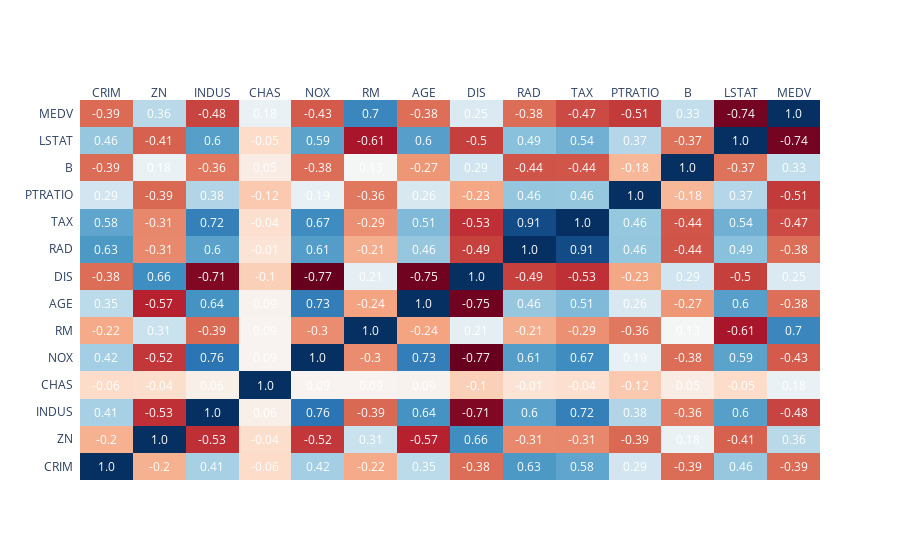

The notebook cell this image was saved under:
### Markdown cell above
### Correlation matrix

### Code cell
df_corr = data.corr()
xx = list(df_corr.columns)
yy = list(df_corr.index)
zz = np.array(df_corr)

fig = ff.create_annotated_heatmap(
    zz,
    x = xx,
    y = yy ,
    annotation_text = np.around(zz, decimals=2),
    hoverinfo='z',
    colorscale='RdBu'
)

fig.update_layout(
    height=500
)

### Figure 1 — Plotly figure (JSON) as saved in the notebook; plotly's stock layout.template omitted (floating-point values rounded to 4 significant figures; data arrays with more than 128 entries replaced by an {"elided": "..."} marker saying what was removed)
{"data": [{"colorscale": [[0, "rgb(103,0,31)"], [0.1, "rgb(178,24,43)"], [0.2, "rgb(214,96,77)"], [0.3, "rgb(244,165,130)"], [0.4, "rgb(253,219,199)"], [0.5, "rgb(247,247,247)"], [0.6, "rgb(209,229,240)"], [0.7, "rgb(146,197,222)"], [0.8, "rgb(67,147,195)"], [0.9, "rgb(33,102,172)"], [1, "rgb(5,48,97)"]], "hoverinfo": "z", "reversescale": false, "showscale": false, "type": "heatmap", "x": ["CRIM", "ZN", "INDUS", "CHAS", "NOX", "RM", "AGE", "DIS", "RAD", "TAX", "PTRATIO", "B", "LSTAT", "MEDV"], "y": ["CRIM", "ZN", "INDUS", "CHAS", "NOX", "RM", "AGE", "DIS", "RAD", "TAX", "PTRATIO", "B", "LSTAT", "MEDV"], "z": {"elided": "14x14 float values"}}], "layout": {"annotations": [{"font": {"color": "#FFFFFF"}, "showarrow": false, "text": "1.0", "x": "CRIM", "xref": "x", "y": "CRIM", "yref": "y"}, {"font": {"color": "#FFFFFF"}, "showarrow": false, "text": "-0.2", "x": "ZN", "xref": "x", "y": "CRIM", "yref": "y"}, {"font": {"color": "#FFFFFF"}, "showarrow": false, "text": "0.41", "x": "INDUS", "xref": "x", "y": "CRIM", "yref": "y"}, {"font": {"color": "#FFFFFF"}, "showarrow": false, "text": "-0.06", "x": "CHAS", "xref": "x", "y": "CRIM", "yref": "y"}, {"font": {"color": "#FFFFFF"}, "showarrow": false, "text": "0.42", "x": "NOX", "xref": "x", "y": "CRIM", "yref": "y"}, {"font": {"color": "#FFFFFF"}, "showarrow": false, "text": "-0.22", "x": "RM", "xref": "x", "y": "CRIM", "yref": "y"}, {"font": {"color": "#FFFFFF"}, "showarrow": false, "text": "0.35", "x": "AGE", "xref": "x", "y": "CRIM", "yref": "y"}, {"font": {"color": "#FFFFFF"}, "showarrow": false, "text": "-0.38", "x": "DIS", "xref": "x", "y": "CRIM", "yref": "y"}, {"font": {"color": "#FFFFFF"}, "showarrow": false, "text": "0.63", "x": "RAD", "xref": "x", "y": "CRIM", "yref": "y"}, {"font": {"color": "#FFFFFF"}, "showarrow": false, "text": "0.58", "x": "TAX", "xref": "x", "y": "CRIM", "yref": "y"}, {"font": {"color": "#FFFFFF"}, "showarrow": false, "text": "0.29", "x": "PTRATIO", "xref": "x", "y": "CRIM", "yref": "y"}, {"font": {"color": "#FFFFFF"}, "showarrow": false, "text": "-0.39", "x": "B", "xref": "x", "y": "CRIM", "yref": "y"}, {"font": {"color": "#FFFFFF"}, "showarrow": false, "text": "0.46", "x": "LSTAT", "xref": "x", "y": "CRIM", "yref": "y"}, {"font": {"color": "#FFFFFF"}, "showarrow": false, "text": "-0.39", "x": "MEDV", "xref": "x", "y": "CRIM", "yref": "y"}, {"font": {"color": "#FFFFFF"}, "showarrow": false, "text": "-0.2", "x": "CRIM", "xref": "x", "y": "ZN", "yref": "y"}, {"font": {"color": "#FFFFFF"}, "showarrow": false, "text": "1.0", "x": "ZN", "xref": "x", "y": "ZN", "yref": "y"}, {"font": {"color": "#FFFFFF"}, "showarrow": false, "text": "-0.53", "x": "INDUS", "xref": "x", "y": "ZN", "yref": "y"}, {"font": {"color": "#FFFFFF"}, "showarrow": false, "text": "-0.04", "x": "CHAS", "xref": "x", "y": "ZN", "yref": "y"}, {"font": {"color": "#FFFFFF"}, "showarrow": false, "text": "-0.52", "x": "NOX", "xref": "x", "y": "ZN", "yref": "y"}, {"font": {"color": "#FFFFFF"}, "showarrow": false, "text": "0.31", "x": "RM", "xref": "x", "y": "ZN", "yref": "y"}, {"font": {"color": "#FFFFFF"}, "showarrow": false, "text": "-0.57", "x": "AGE", "xref": "x", "y": "ZN", "yref": "y"}, {"font": {"color": "#FFFFFF"}, "showarrow": false, "text": "0.66", "x": "DIS", "xref": "x", "y": "ZN", "yref": "y"}, {"font": {"color": "#FFFFFF"}, "showarrow": false, "text": "-0.31", "x": "RAD", "xref": "x", "y": "ZN", "yref": "y"}, {"font": {"color": "#FFFFFF"}, "showarrow": false, "text": "-0.31", "x": "TAX", "xref": "x", "y": "ZN", "yref": "y"}, {"font": {"color": "#FFFFFF"}, "showarrow": false, "text": "-0.39", "x": "PTRATIO", "xref": "x", "y": "ZN", "yref": "y"}, {"font": {"color": "#FFFFFF"}, "showarrow": false, "text": "0.18", "x": "B", "xref": "x", "y": "ZN", "yref": "y"}, {"font": {"color": "#FFFFFF"}, "showarrow": false, "text": "-0.41", "x": "LSTAT", "xref": "x", "y": "ZN", "yref": "y"}, {"font": {"color": "#FFFFFF"}, "showarrow": false, "text": "0.36", "x": "MEDV", "xref": "x", "y": "ZN", "yref": "y"}, {"font": {"color": "#FFFFFF"}, "showarrow": false, "text": "0.41", "x": "CRIM", "xref": "x", "y": "INDUS", "yref": "y"}, {"font": {"color": "#FFFFFF"}, "showarrow": false, "text": "-0.53", "x": "ZN", "xref": "x", "y": "INDUS", "yref": "y"}, {"font": {"color": "#FFFFFF"}, "showarrow": false, "text": "1.0", "x": "INDUS", "xref": "x", "y": "INDUS", "yref": "y"}, {"font": {"color": "#FFFFFF"}, "showarrow": false, "text": "0.06", "x": "CHAS", "xref": "x", "y": "INDUS", "yref": "y"}, {"font": {"color": "#FFFFFF"}, "showarrow": false, "text": "0.76", "x": "NOX", "xref": "x", "y": "INDUS", "yref": "y"}, {"font": {"color": "#FFFFFF"}, "showarrow": false, "text": "-0.39", "x": "RM", "xref": "x", "y": "INDUS", "yref": "y"}, {"font": {"color": "#FFFFFF"}, "showarrow": false, "text": "0.64", "x": "AGE", "xref": "x", "y": "INDUS", "yref": "y"}, {"font": {"color": "#FFFFFF"}, "showarrow": false, "text": "-0.71", "x": "DIS", "xref": "x", "y": "INDUS", "yref": "y"}, {"font": {"color": "#FFFFFF"}, "showarrow": false, "text": "0.6", "x": "RAD", "xref": "x", "y": "INDUS", "yref": "y"}, {"font": {"color": "#FFFFFF"}, "showarrow": false, "text": "0.72", "x": "TAX", "xref": "x", "y": "INDUS", "yref": "y"}, {"font": {"color": "#FFFFFF"}, "showarrow": false, "text": "0.38", "x": "PTRATIO", "xref": "x", "y": "INDUS", "yref": "y"}, {"font": {"color": "#FFFFFF"}, "showarrow": false, "text": "-0.36", "x": "B", "xref": "x", "y": "INDUS", "yref": "y"}, {"font": {"color": "#FFFFFF"}, "showarrow": false, "text": "0.6", "x": "LSTAT", "xref": "x", "y": "INDUS", "yref": "y"}, {"font": {"color": "#FFFFFF"}, "showarrow": false, "text": "-0.48", "x": "MEDV", "xref": "x", "y": "INDUS", "yref": "y"}, {"font": {"color": "#FFFFFF"}, "showarrow": false, "text": "-0.06", "x": "CRIM", "xref": "x", "y": "CHAS", "yref": "y"}, {"font": {"color": "#FFFFFF"}, "showarrow": false, "text": "-0.04", "x": "ZN", "xref": "x", "y": "CHAS", "yref": "y"}, {"font": {"color": "#FFFFFF"}, "showarrow": false, "text": "0.06", "x": "INDUS", "xref": "x", "y": "CHAS", "yref": "y"}, {"font": {"color": "#FFFFFF"}, "showarrow": false, "text": "1.0", "x": "CHAS", "xref": "x", "y": "CHAS", "yref": "y"}, {"font": {"color": "#FFFFFF"}, "showarrow": false, "text": "0.09", "x": "NOX", "xref": "x", "y": "CHAS", "yref": "y"}, {"font": {"color": "#FFFFFF"}, "showarrow": false, "text": "0.09", "x": "RM", "xref": "x", "y": "CHAS", "yref": "y"}, {"font": {"color": "#FFFFFF"}, "showarrow": false, "text": "0.09", "x": "AGE", "xref": "x", "y": "CHAS", "yref": "y"}, {"font": {"color": "#FFFFFF"}, "showarrow": false, "text": "-0.1", "x": "DIS", "xref": "x", "y": "CHAS", "yref": "y"}, {"font": {"color": "#FFFFFF"}, "showarrow": false, "text": "-0.01", "x": "RAD", "xref": "x", "y": "CHAS", "yref": "y"}, {"font": {"color": "#FFFFFF"}, "showarrow": false, "text": "-0.04", "x": "TAX", "xref": "x", "y": "CHAS", "yref": "y"}, {"font": {"color": "#FFFFFF"}, "showarrow": false, "text": "-0.12", "x": "PTRATIO", "xref": "x", "y": "CHAS", "yref": "y"}, {"font": {"color": "#FFFFFF"}, "showarrow": false, "text": "0.05", "x": "B", "xref": "x", "y": "CHAS", "yref": "y"}, {"font": {"color": "#FFFFFF"}, "showarrow": false, "text": "-0.05", "x": "LSTAT", "xref": "x", "y": "CHAS", "yref": "y"}, {"font": {"color": "#FFFFFF"}, "showarrow": false, "text": "0.18", "x": "MEDV", "xref": "x", "y": "CHAS", "yref": "y"}, {"font": {"color": "#FFFFFF"}, "showarrow": false, "text": "0.42", "x": "CRIM", "xref": "x", "y": "NOX", "yref": "y"}, {"font": {"color": "#FFFFFF"}, "showarrow": false, "text": "-0.52", "x": "ZN", "xref": "x", "y": "NOX", "yref": "y"}, {"font": {"color": "#FFFFFF"}, "showarrow": false, "text": "0.76", "x": "INDUS", "xref": "x", "y": "NOX", "yref": "y"}, {"font": {"color": "#FFFFFF"}, "showarrow": false, "text": "0.09", "x": "CHAS", "xref": "x", "y": "NOX", "yref": "y"}, {"font": {"color": "#FFFFFF"}, "showarrow": false, "text": "1.0", "x": "NOX", "xref": "x", "y": "NOX", "yref": "y"}, {"font": {"color": "#FFFFFF"}, "showarrow": false, "text": "-0.3", "x": "RM", "xref": "x", "y": "NOX", "yref": "y"}, {"font": {"color": "#FFFFFF"}, "showarrow": false, "text": "0.73", "x": "AGE", "xref": "x", "y": "NOX", "yref": "y"}, {"font": {"color": "#FFFFFF"}, "showarrow": false, "text": "-0.77", "x": "DIS", "xref": "x", "y": "NOX", "yref": "y"}, {"font": {"color": "#FFFFFF"}, "showarrow": false, "text": "0.61", "x": "RAD", "xref": "x", "y": "NOX", "yref": "y"}, {"font": {"color": "#FFFFFF"}, "showarrow": false, "text": "0.67", "x": "TAX", "xref": "x", "y": "NOX", "yref": "y"}, {"font": {"color": "#FFFFFF"}, "showarrow": false, "text": "0.19", "x": "PTRATIO", "xref": "x", "y": "NOX", "yref": "y"}, {"font": {"color": "#FFFFFF"}, "showarrow": false, "text": "-0.38", "x": "B", "xref": "x", "y": "NOX", "yref": "y"}, {"font": {"color": "#FFFFFF"}, "showarrow": false, "text": "0.59", "x": "LSTAT", "xref": "x", "y": "NOX", "yref": "y"}, {"font": {"color": "#FFFFFF"}, "showarrow": false, "text": "-0.43", "x": "MEDV", "xref": "x", "y": "NOX", "yref": "y"}, {"font": {"color": "#FFFFFF"}, "showarrow": false, "text": "-0.22", "x": "CRIM", "xref": "x", "y": "RM", "yref": "y"}, {"font": {"color": "#FFFFFF"}, "showarrow": false, "text": "0.31", "x": "ZN", "xref": "x", "y": "RM", "yref": "y"}, {"font": {"color": "#FFFFFF"}, "showarrow": false, "text": "-0.39", "x": "INDUS", "xref": "x", "y": "RM", "yref": "y"}, {"font": {"color": "#FFFFFF"}, "showarrow": false, "text": "0.09", "x": "CHAS", "xref": "x", "y": "RM", "yref": "y"}, {"font": {"color": "#FFFFFF"}, "showarrow": false, "text": "-0.3", "x": "NOX", "xref": "x", "y": "RM", "yref": "y"}, {"font": {"color": "#FFFFFF"}, "showarrow": false, "text": "1.0", "x": "RM", "xref": "x", "y": "RM", "yref": "y"}, {"font": {"color": "#FFFFFF"}, "showarrow": false, "text": "-0.24", "x": "AGE", "xref": "x", "y": "RM", "yref": "y"}, {"font": {"color": "#FFFFFF"}, "showarrow": false, "text": "0.21", "x": "DIS", "xref": "x", "y": "RM", "yref": "y"}, {"font": {"color": "#FFFFFF"}, "showarrow": false, "text": "-0.21", "x": "RAD", "xref": "x", "y": "RM", "yref": "y"}, {"font": {"color": "#FFFFFF"}, "showarrow": false, "text": "-0.29", "x": "TAX", "xref": "x", "y": "RM", "yref": "y"}, {"font": {"color": "#FFFFFF"}, "showarrow": false, "text": "-0.36", "x": "PTRATIO", "xref": "x", "y": "RM", "yref": "y"}, {"font": {"color": "#FFFFFF"}, "showarrow": false, "text": "0.13", "x": "B", "xref": "x", "y": "RM", "yref": "y"}, {"font": {"color": "#FFFFFF"}, "showarrow": false, "text": "-0.61", "x": "LSTAT", "xref": "x", "y": "RM", "yref": "y"}, {"font": {"color": "#FFFFFF"}, "showarrow": false, "text": "0.7", "x": "MEDV", "xref": "x", "y": "RM", "yref": "y"}, {"font": {"color": "#FFFFFF"}, "showarrow": false, "text": "0.35", "x": "CRIM", "xref": "x", "y": "AGE", "yref": "y"}, {"font": {"color": "#FFFFFF"}, "showarrow": false, "text": "-0.57", "x": "ZN", "xref": "x", "y": "AGE", "yref": "y"}, {"font": {"color": "#FFFFFF"}, "showarrow": false, "text": "0.64", "x": "INDUS", "xref": "x", "y": "AGE", "yref": "y"}, {"font": {"color": "#FFFFFF"}, "showarrow": false, "text": "0.09", "x": "CHAS", "xref": "x", "y": "AGE", "yref": "y"}, {"font": {"color": "#FFFFFF"}, "showarrow": false, "text": "0.73", "x": "NOX", "xref": "x", "y": "AGE", "yref": "y"}, {"font": {"color": "#FFFFFF"}, "showarrow": false, "text": "-0.24", "x": "RM", "xref": "x", "y": "AGE", "yref": "y"}, {"font": {"color": "#FFFFFF"}, "showarrow": false, "text": "1.0", "x": "AGE", "xref": "x", "y": "AGE", "yref": "y"}, {"font": {"color": "#FFFFFF"}, "showarrow": false, "text": "-0.75", "x": "DIS", "xref": "x", "y": "AGE", "yref": "y"}, {"font": {"color": "#FFFFFF"}, "showarrow": false, "text": "0.46", "x": "RAD", "xref": "x", "y": "AGE", "yref": "y"}, {"font": {"color": "#FFFFFF"}, "showarrow": false, "text": "0.51", "x": "TAX", "xref": "x", "y": "AGE", "yref": "y"}, {"font": {"color": "#FFFFFF"}, "showarrow": false, "text": "0.26", "x": "PTRATIO", "xref": "x", "y": "AGE", "yref": "y"}, {"font": {"color": "#FFFFFF"}, "showarrow": false, "text": "-0.27", "x": "B", "xref": "x", "y": "AGE", "yref": "y"}, {"font": {"color": "#FFFFFF"}, "showarrow": false, "text": "0.6", "x": "LSTAT", "xref": "x", "y": "AGE", "yref": "y"}, {"font": {"color": "#FFFFFF"}, "showarrow": false, "text": "-0.38", "x": "MEDV", "xref": "x", "y": "AGE", "yref": "y"}, {"font": {"color": "#FFFFFF"}, "showarrow": false, "text": "-0.38", "x": "CRIM", "xref": "x", "y": "DIS", "yref": "y"}, {"font": {"color": "#FFFFFF"}, "showarrow": false, "text": "0.66", "x": "ZN", "xref": "x", "y": "DIS", "yref": "y"}, {"font": {"color": "#FFFFFF"}, "showarrow": false, "text": "-0.71", "x": "INDUS", "xref": "x", "y": "DIS", "yref": "y"}, {"font": {"color": "#FFFFFF"}, "showarrow": false, "text": "-0.1", "x": "CHAS", "xref": "x", "y": "DIS", "yref": "y"}, {"font": {"color": "#FFFFFF"}, "showarrow": false, "text": "-0.77", "x": "NOX", "xref": "x", "y": "DIS", "yref": "y"}, {"font": {"color": "#FFFFFF"}, "showarrow": false, "text": "0.21", "x": "RM", "xref": "x", "y": "DIS", "yref": "y"}, {"font": {"color": "#FFFFFF"}, "showarrow": false, "text": "-0.75", "x": "AGE", "xref": "x", "y": "DIS", "yref": "y"}, {"font": {"color": "#FFFFFF"}, "showarrow": false, "text": "1.0", "x": "DIS", "xref": "x", "y": "DIS", "yref": "y"}, {"font": {"color": "#FFFFFF"}, "showarrow": false, "text": "-0.49", "x": "RAD", "xref": "x", "y": "DIS", "yref": "y"}, {"font": {"color": "#FFFFFF"}, "showarrow": false, "text": "-0.53", "x": "TAX", "xref": "x", "y": "DIS", "yref": "y"}, {"font": {"color": "#FFFFFF"}, "showarrow": false, "text": "-0.23", "x": "PTRATIO", "xref": "x", "y": "DIS", "yref": "y"}, {"font": {"color": "#FFFFFF"}, "showarrow": false, "text": "0.29", "x": "B", "xref": "x", "y": "DIS", "yref": "y"}, {"font": {"color": "#FFFFFF"}, "showarrow": false, "text": "-0.5", "x": "LSTAT", "xref": "x", "y": "DIS", "yref": "y"}, {"font": {"color": "#FFFFFF"}, "showarrow": false, "text": "0.25", "x": "MEDV", "xref": "x", "y": "DIS", "yref": "y"}, {"font": {"color": "#FFFFFF"}, "showarrow": false, "text": "0.63", "x": "CRIM", "xref": "x", "y": "RAD", "yref": "y"}, {"font": {"color": "#FFFFFF"}, "showarrow": false, "text": "-0.31", "x": "ZN", "xref": "x", "y": "RAD", "yref": "y"}, {"font": {"color": "#FFFFFF"}, "showarrow": false, "text": "0.6", "x": "INDUS", "xref": "x", "y": "RAD", "yref": "y"}, {"font": {"color": "#FFFFFF"}, "showarrow": false, "text": "-0.01", "x": "CHAS", "xref": "x", "y": "RAD", "yref": "y"}, {"font": {"color": "#FFFFFF"}, "showarrow": false, "text": "0.61", "x": "NOX", "xref": "x", "y": "RAD", "yref": "y"}, {"font": {"color": "#FFFFFF"}, "showarrow": false, "text": "-0.21", "x": "RM", "xref": "x", "y": "RAD", "yref": "y"}, {"font": {"color": "#FFFFFF"}, "showarrow": false, "text": "0.46", "x": "AGE", "xref": "x", "y": "RAD", "yref": "y"}, {"font": {"color": "#FFFFFF"}, "showarrow": false, "text": "-0.49", "x": "DIS", "xref": "x", "y": "RAD", "yref": "y"}, {"font": {"color": "#FFFFFF"}, "showarrow": false, "text": "1.0", "x": "RAD", "xref": "x", "y": "RAD", "yref": "y"}, {"font": {"color": "#FFFFFF"}, "showarrow": false, "text": "0.91", "x": "TAX", "xref": "x", "y": "RAD", "yref": "y"}, {"font": {"color": "#FFFFFF"}, "showarrow": false, "text": "0.46", "x": "PTRATIO", "xref": "x", "y": "RAD", "yref": "y"}, {"font": {"color": "#FFFFFF"}, "showarrow": false, "text": "-0.44", "x": "B", "xref": "x", "y": "RAD", "yref": "y"}, {"font": {"color": "#FFFFFF"}, "showarrow": false, "text": "0.49", "x": "LSTAT", "xref": "x", "y": "RAD", "yref": "y"}, {"font": {"color": "#FFFFFF"}, "showarrow": false, "text": "-0.38", "x": "MEDV", "xref": "x", "y": "RAD", "yref": "y"}, {"font": {"color": "#FFFFFF"}, "showarrow": false, "text": "0.58", "x": "CRIM", "xref": "x", "y": "TAX", "yref": "y"}, {"font": {"color": "#FFFFFF"}, "showarrow": false, "text": "-0.31", "x": "ZN", "xref": "x", "y": "TAX", "yref": "y"}, {"font": {"color": "#FFFFFF"}, "showarrow": false, "text": "0.72", "x": "INDUS", "xref": "x", "y": "TAX", "yref": "y"}, {"font": {"color": "#FFFFFF"}, "showarrow": false, "text": "-0.04", "x": "CHAS", "xref": "x", "y": "TAX", "yref": "y"}, {"font": {"color": "#FFFFFF"}, "showarrow": false, "text": "0.67", "x": "NOX", "xref": "x", "y": "TAX", "yref": "y"}, {"font": {"color": "#FFFFFF"}, "showarrow": false, "text": "-0.29", "x": "RM", "xref": "x", "y": "TAX", "yref": "y"}, {"font": {"color": "#FFFFFF"}, "showarrow": false, "text": "0.51", "x": "AGE", "xref": "x", "y": "TAX", "yref": "y"}, {"font": {"color": "#FFFFFF"}, "showarrow": false, "text": "-0.53", "x": "DIS", "xref": "x", "y": "TAX", "yref": "y"}, {"font": {"color": "#FFFFFF"}, "showarrow": false, "text": "0.91", "x": "RAD", "xref": "x", "y": "TAX", "yref": "y"}, {"font": {"color": "#FFFFFF"}, "showarrow": false, "text": "1.0", "x": "TAX", "xref": "x", "y": "TAX", "yref": "y"}, {"font": {"color": "#FFFFFF"}, "showarrow": false, "text": "0.46", "x": "PTRATIO", "xref": "x", "y": "TAX", "yref": "y"}, {"font": {"color": "#FFFFFF"}, "showarrow": false, "text": "-0.44", "x": "B", "xref": "x", "y": "TAX", "yref": "y"}, {"font": {"color": "#FFFFFF"}, "showarrow": false, "text": "0.54", "x": "LSTAT", "xref": "x", "y": "TAX", "yref": "y"}, {"font": {"color": "#FFFFFF"}, "showarrow": false, "text": "-0.47", "x": "MEDV", "xref": "x", "y": "TAX", "yref": "y"}, {"font": {"color": "#FFFFFF"}, "showarrow": false, "text": "0.29", "x": "CRIM", "xref": "x", "y": "PTRATIO", "yref": "y"}, {"font": {"color": "#FFFFFF"}, "showarrow": false, "text": "-0.39", "x": "ZN", "xref": "x", "y": "PTRATIO", "yref": "y"}, {"font": {"color": "#FFFFFF"}, "showarrow": false, "text": "0.38", "x": "INDUS", "xref": "x", "y": "PTRATIO", "yref": "y"}, {"font": {"color": "#FFFFFF"}, "showarrow": false, "text": "-0.12", "x": "CHAS", "xref": "x", "y": "PTRATIO", "yref": "y"}, {"font": {"color": "#FFFFFF"}, "showarrow": false, "text": "0.19", "x": "NOX", "xref": "x", "y": "PTRATIO", "yref": "y"}, {"font": {"color": "#FFFFFF"}, "showarrow": false, "text": "-0.36", "x": "RM", "xref": "x", "y": "PTRATIO", "yref": "y"}, {"font": {"color": "#FFFFFF"}, "showarrow": false, "text": "0.26", "x": "AGE", "xref": "x", "y": "PTRATIO", "yref": "y"}, {"font": {"color": "#FFFFFF"}, "showarrow": false, "text": "-0.23", "x": "DIS", "xref": "x", "y": "PTRATIO", "yref": "y"}, {"font": {"color": "#FFFFFF"}, "showarrow": false, "text": "0.46", "x": "RAD", "xref": "x", "y": "PTRATIO", "yref": "y"}, {"font": {"color": "#FFFFFF"}, "showarrow": false, "text": "0.46", "x": "TAX", "xref": "x", "y": "PTRATIO", "yref": "y"}, {"font": {"color": "#FFFFFF"}, "showarrow": false, "text": "1.0", "x": "PTRATIO", "xref": "x", "y": "PTRATIO", "yref": "y"}, {"font": {"color": "#FFFFFF"}, "showarrow": false, "text": "-0.18", "x": "B", "xref": "x", "y": "PTRATIO", "yref": "y"}, {"font": {"color": "#FFFFFF"}, "showarrow": false, "text": "0.37", "x": "LSTAT", "xref": "x", "y": "PTRATIO", "yref": "y"}, {"font": {"color": "#FFFFFF"}, "showarrow": false, "text": "-0.51", "x": "MEDV", "xref": "x", "y": "PTRATIO", "yref": "y"}, {"font": {"color": "#FFFFFF"}, "showarrow": false, "text": "-0.39", "x": "CRIM", "xref": "x", "y": "B", "yref": "y"}, {"font": {"color": "#FFFFFF"}, "showarrow": false, "text": "0.18", "x": "ZN", "xref": "x", "y": "B", "yref": "y"}, {"font": {"color": "#FFFFFF"}, "showarrow": false, "text": "-0.36", "x": "INDUS", "xref": "x", "y": "B", "yref": "y"}, {"font": {"color": "#FFFFFF"}, "showarrow": false, "text": "0.05", "x": "CHAS", "xref": "x", "y": "B", "yref": "y"}, {"font": {"color": "#FFFFFF"}, "showarrow": false, "text": "-0.38", "x": "NOX", "xref": "x", "y": "B", "yref": "y"}, {"font": {"color": "#FFFFFF"}, "showarrow": false, "text": "0.13", "x": "RM", "xref": "x", "y": "B", "yref": "y"}, {"font": {"color": "#FFFFFF"}, "showarrow": false, "text": "-0.27", "x": "AGE", "xref": "x", "y": "B", "yref": "y"}, {"font": {"color": "#FFFFFF"}, "showarrow": false, "text": "0.29", "x": "DIS", "xref": "x", "y": "B", "yref": "y"}, {"font": {"color": "#FFFFFF"}, "showarrow": false, "text": "-0.44", "x": "RAD", "xref": "x", "y": "B", "yref": "y"}, {"font": {"color": "#FFFFFF"}, "showarrow": false, "text": "-0.44", "x": "TAX", "xref": "x", "y": "B", "yref": "y"}, {"font": {"color": "#FFFFFF"}, "showarrow": false, "text": "-0.18", "x": "PTRATIO", "xref": "x", "y": "B", "yref": "y"}, {"font": {"color": "#FFFFFF"}, "showarrow": false, "text": "1.0", "x": "B", "xref": "x", "y": "B", "yref": "y"}, {"font": {"color": "#FFFFFF"}, "showarrow": false, "text": "-0.37", "x": "LSTAT", "xref": "x", "y": "B", "yref": "y"}, {"font": {"color": "#FFFFFF"}, "showarrow": false, "text": "0.33", "x": "MEDV", "xref": "x", "y": "B", "yref": "y"}, {"font": {"color": "#FFFFFF"}, "showarrow": false, "text": "0.46", "x": "CRIM", "xref": "x", "y": "LSTAT", "yref": "y"}, {"font": {"color": "#FFFFFF"}, "showarrow": false, "text": "-0.41", "x": "ZN", "xref": "x", "y": "LSTAT", "yref": "y"}, {"font": {"color": "#FFFFFF"}, "showarrow": false, "text": "0.6", "x": "INDUS", "xref": "x", "y": "LSTAT", "yref": "y"}, {"font": {"color": "#FFFFFF"}, "showarrow": false, "text": "-0.05", "x": "CHAS", "xref": "x", "y": "LSTAT", "yref": "y"}, {"font": {"color": "#FFFFFF"}, "showarrow": false, "text": "0.59", "x": "NOX", "xref": "x", "y": "LSTAT", "yref": "y"}, {"font": {"color": "#FFFFFF"}, "showarrow": false, "text": "-0.61", "x": "RM", "xref": "x", "y": "LSTAT", "yref": "y"}, {"font": {"color": "#FFFFFF"}, "showarrow": false, "text": "0.6", "x": "AGE", "xref": "x", "y": "LSTAT", "yref": "y"}, {"font": {"color": "#FFFFFF"}, "showarrow": false, "text": "-0.5", "x": "DIS", "xref": "x", "y": "LSTAT", "yref": "y"}, {"font": {"color": "#FFFFFF"}, "showarrow": false, "text": "0.49", "x": "RAD", "xref": "x", "y": "LSTAT", "yref": "y"}, {"font": {"color": "#FFFFFF"}, "showarrow": false, "text": "0.54", "x": "TAX", "xref": "x", "y": "LSTAT", "yref": "y"}, {"font": {"color": "#FFFFFF"}, "showarrow": false, "text": "0.37", "x": "PTRATIO", "xref": "x", "y": "LSTAT", "yref": "y"}, {"font": {"color": "#FFFFFF"}, "showarrow": false, "text": "-0.37", "x": "B", "xref": "x", "y": "LSTAT", "yref": "y"}, {"font": {"color": "#FFFFFF"}, "showarrow": false, "text": "1.0", "x": "LSTAT", "xref": "x", "y": "LSTAT", "yref": "y"}, {"font": {"color": "#FFFFFF"}, "showarrow": false, "text": "-0.74", "x": "MEDV", "xref": "x", "y": "LSTAT", "yref": "y"}, {"font": {"color": "#FFFFFF"}, "showarrow": false, "text": "-0.39", "x": "CRIM", "xref": "x", "y": "MEDV", "yref": "y"}, {"font": {"color": "#FFFFFF"}, "showarrow": false, "text": "0.36", "x": "ZN", "xref": "x", "y": "MEDV", "yref": "y"}, {"font": {"color": "#FFFFFF"}, "showarrow": false, "text": "-0.48", "x": "INDUS", "xref": "x", "y": "MEDV", "yref": "y"}, {"font": {"color": "#FFFFFF"}, "showarrow": false, "text": "0.18", "x": "CHAS", "xref": "x", "y": "MEDV", "yref": "y"}, {"font": {"color": "#FFFFFF"}, "showarrow": false, "text": "-0.43", "x": "NOX", "xref": "x", "y": "MEDV", "yref": "y"}, {"font": {"color": "#FFFFFF"}, "showarrow": false, "text": "0.7", "x": "RM", "xref": "x", "y": "MEDV", "yref": "y"}, {"font": {"color": "#FFFFFF"}, "showarrow": false, "text": "-0.38", "x": "AGE", "xref": "x", "y": "MEDV", "yref": "y"}, {"font": {"color": "#FFFFFF"}, "showarrow": false, "text": "0.25", "x": "DIS", "xref": "x", "y": "MEDV", "yref": "y"}, {"font": {"color": "#FFFFFF"}, "showarrow": false, "text": "-0.38", "x": "RAD", "xref": "x", "y": "MEDV", "yref": "y"}, {"font": {"color": "#FFFFFF"}, "showarrow": false, "text": "-0.47", "x": "TAX", "xref": "x", "y": "MEDV", "yref": "y"}, {"font": {"color": "#FFFFFF"}, "showarrow": false, "text": "-0.51", "x": "PTRATIO", "xref": "x", "y": "MEDV", "yref": "y"}, {"font": {"color": "#FFFFFF"}, "showarrow": false, "text": "0.33", "x": "B", "xref": "x", "y": "MEDV", "yref": "y"}, {"font": {"color": "#FFFFFF"}, "showarrow": false, "text": "-0.74", "x": "LSTAT", "xref": "x", "y": "MEDV", "yref": "y"}, {"font": {"color": "#FFFFFF"}, "showarrow": false, "text": "1.0", "x": "MEDV", "xref": "x", "y": "MEDV", "yref": "y"}], "autosize": true, "xaxis": {"autorange": true, "dtick": 1, "gridcolor": "rgb(0, 0, 0)", "range": [-0.5, 13.5], "side": "top", "ticks": "", "type": "category"}, "yaxis": {"autorange": true, "dtick": 1, "range": [-0.5, 13.5], "ticks": "", "ticksuffix": "  ", "type": "category"}}}
